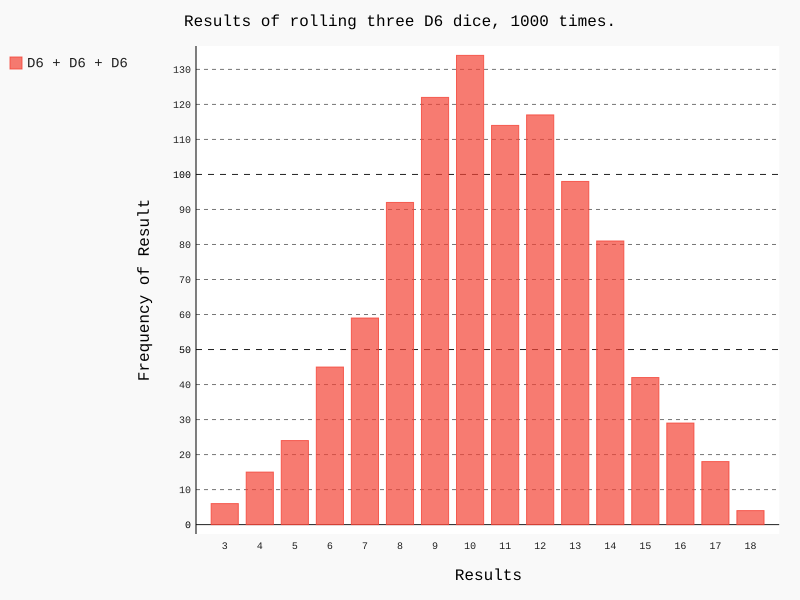

Source code (Python):

import pygal
from die import Die

# Create three D6 dices.
die_1 = Die()
die_2 = Die()
die_3 = Die()

# Make some rolls, and store the results in a list.
results =[]
for roll_num in range(1000):
    result = die_1.roll() + die_2.roll() + die_3.roll()
    results.append(result)

# Analyze the results.
frequencies =[]
max_result = die_1.num_sides + die_2.num_sides + die_3.num_sides
for value in range(3, max_result + 1):
    frequency = results.count(value)
    frequencies.append(frequency)

# Visualize the results.
hist = pygal.Bar()

hist.title = "Results of rolling three D6 dice, 1000 times."
x_labels = []
for label in range(3, max_result+1):
    x_labels.append(label)
hist.x_labels = x_labels
hist.x_title = "Results"
hist.y_title = "Frequency of Result"

hist.add('D6 + D6 + D6', frequencies)
hist.render_to_file('die_visual.svg')

print("The die roll results are: ")
print(results)

print("The frequency of each number from 3 to 18 is: ")
print(frequencies)
